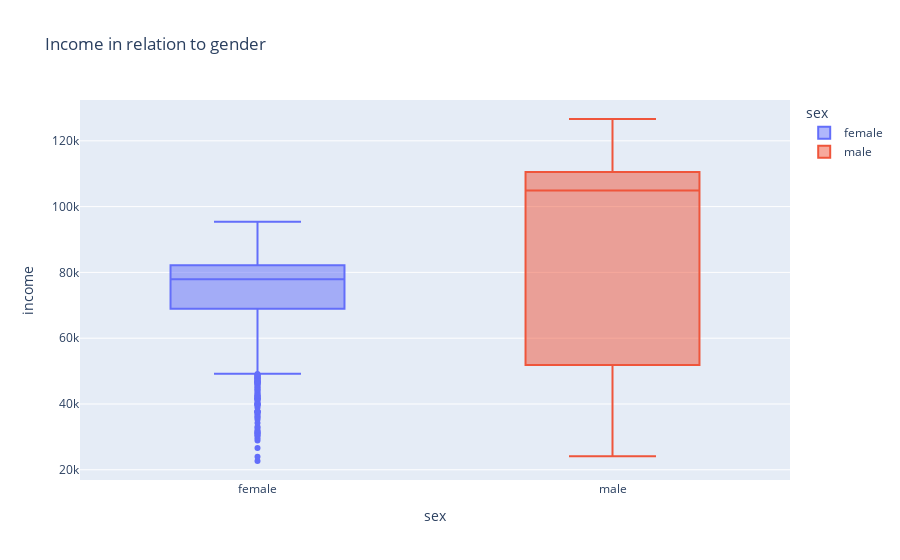

The code cell stored with this chart in its notebook:
### Markdown cell above
## 4. Using plotly.express, construct a box plot showing the respondent's income as a function of their gender.
4.1 Add a name to the chart

### Code cell
px.box(df, x='sex', y='income', title='Income in relation to gender', color='sex')

### Figure 1 — Plotly figure (JSON) as saved in the notebook; plotly's stock layout.template omitted (floating-point values rounded to 4 significant figures; data arrays with more than 128 entries replaced by an {"elided": "..."} marker saying what was removed)
{"data": [{"alignmentgroup": "True", "hovertemplate": "sex=%{x}<br>income=%{y}<extra></extra>", "legendgroup": "female", "marker": {"color": "#636efa"}, "name": "female", "notched": false, "offsetgroup": "female", "orientation": "v", "showlegend": true, "type": "box", "x": {"elided": "634 str values"}, "x0": " ", "xaxis": "x", "y": {"elided": "634 int values"}, "y0": " ", "yaxis": "y"}, {"alignmentgroup": "True", "hovertemplate": "sex=%{x}<br>income=%{y}<extra></extra>", "legendgroup": "male", "marker": {"color": "#EF553B"}, "name": "male", "notched": false, "offsetgroup": "male", "orientation": "v", "showlegend": true, "type": "box", "x": {"elided": "366 str values"}, "x0": " ", "xaxis": "x", "y": {"elided": "366 int values"}, "y0": " ", "yaxis": "y"}], "layout": {"boxmode": "overlay", "legend": {"title": {"text": "sex"}, "tracegroupgap": 0}, "title": {"text": "Income in relation to gender"}, "xaxis": {"anchor": "y", "categoryarray": ["female", "male"], "categoryorder": "array", "domain": [0, 1], "title": {"text": "sex"}}, "yaxis": {"anchor": "x", "domain": [0, 1], "title": {"text": "income"}}}}
